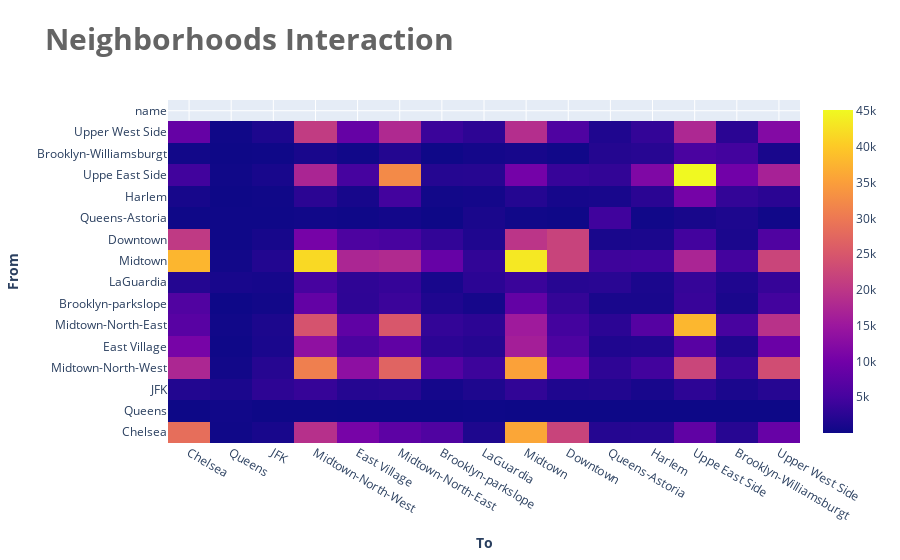

The code cell stored with this chart in its notebook:
### Code cell
import plotly.offline as py
import plotly.graph_objs as go
py.init_notebook_mode(connected = True)

trace = go.Heatmap(z= np.array(rides_df.to_numpy()),
                  x = rides_df.columns[:-1],
                  y = rides_df.columns)

layout = dict(
    title = ' <b>Neighborhoods Interaction</b>',
    titlefont = dict(size = 30, color = ('rgb(100,100,100)')),
    margin = dict(t = 100, r = 100, b = 100, l = 150),
    yaxis = dict(title = ' <b> From </b>'),
    xaxis = dict(title = '<b> To </b>'))
data = [trace]
fig = go.Figure(data = data, layout = layout)
py.iplot(fig, filename = 'labeled-heatmap')

### Figure 1 — Plotly figure (JSON) as saved in the notebook; plotly's stock layout.template omitted (floating-point values rounded to 4 significant figures; data arrays with more than 128 entries replaced by an {"elided": "..."} marker saying what was removed)
{"data": [{"type": "heatmap", "x": ["Chelsea", "Queens", "JFK", "Midtown-North-West", "East Village", "Midtown-North-East", "Brooklyn-parkslope", "LaGuardia", "Midtown", "Downtown", "Queens-Astoria", "Harlem", "Uppe East Side", "Brooklyn-Williamsburgt", "Upper West Side"], "y": ["Chelsea", "Queens", "JFK", "Midtown-North-West", "East Village", "Midtown-North-East", "Brooklyn-parkslope", "LaGuardia", "Midtown", "Downtown", "Queens-Astoria", "Harlem", "Uppe East Side", "Brooklyn-Williamsburgt", "Upper West Side", "name"], "z": {"elided": "15x16 mixed values"}}], "layout": {"margin": {"b": 100, "l": 150, "r": 100, "t": 100}, "title": {"font": {"color": "rgb(100,100,100)", "size": 30}, "text": " <b>Neighborhoods Interaction</b>"}, "xaxis": {"title": {"text": "<b> To </b>"}}, "yaxis": {"title": {"text": " <b> From </b>"}}}}
